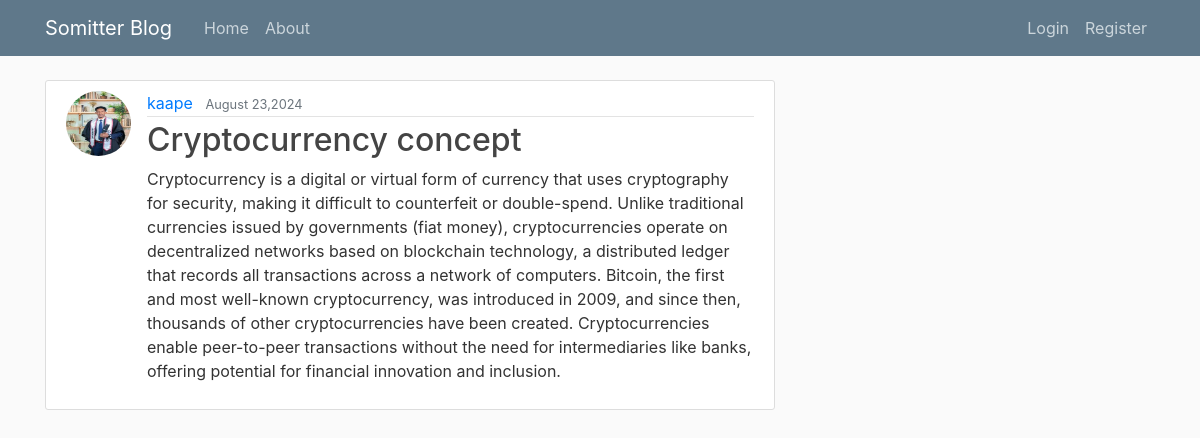
/post/11, run on the app's committed database.
### blog/models.py (models this page shows, shortened)
class Post(models.Model):
    title = models.CharField(max_length=100)
    content = models.TextField()
    post_date = models.DateTimeField(default = timezone.now)
    author =models.ForeignKey(User, on_delete=models.CASCADE)

### user/models.py (models this page shows, shortened)
class Profile(models.Model):
    user =models.OneToOneField(User, on_delete=models.CASCADE)
    image =models.ImageField(default="default.jpg", upload_to="profile_pics")

### blog/views.py (the view)
# urls.py: path('post/<int:pk>', PostDetailView.as_view(), name='post-detail'),
class PostDetailView(DetailView):
      model =Post

### blog/templates/blog/post_detail.html (shortened to what this page needs)
{% extends "blog/base.html" %} {% block content %}
<article class="media content-section">
  <a href="{% url 'profile' %}"><img class="rounded-circle article-img" src="{{ object.author.profile.image.url }}" alt=""></a>
    <div class="media-body">
      <div class="article-metadata">
        <a class="mr-2" href="#">{{ object.author }}</a>
        <small class="text-muted">{{ object.post_date|date:"F d,Y" }}</small>
      </div>
      <h2 class="article-title">{{ object.title }}</h2>
      <p class="article-content">{{ object.content }}</p>
    </div>
  </article>
{% endblock content %}

### blog/static/blog/main.css (style rules this page uses)
body { background: #fafafa; color: #333333; margin-top: 5rem; }
h1, h2, h3, h4, h5, h6 { color: #444444; }
.content-section { background: #ffffff; padding: 10px 20px; border: 1px solid #dddddd; border-radius: 3px; margin-bottom: 20px; }
.article-title { color: #444444; }
.article-content { white-space: pre-line; }
.article-img { height: 65px; width: 65px; margin-right: 16px; }
.article-metadata { padding-bottom: 1px; margin-bottom: 4px; border-bottom: 1px solid #e3e3e3 }

### data on the page
Post: author.profile.image (picture), author "kaape", post_date "August 23,2024", title "Cryptocurrency concept", content "Cryptocurrency is a digital or virtual form of currency that uses cryptography for security, making it difficult to counterfeit or double-spend. Unlike traditional currencies issued by governments (fiat money), cryptocurrencies operate on decentralized networks based on blockchain technology, a distributed ledger that records all transactions across a network of computers. Bitcoin, the first and most well-known cryptocurrency, was introduced in 2009, and since then, thousands of other cryptocurrencies have been created. Cryptocurrencies enable peer-to-peer transactions without the need for intermediaries like banks, offering potential for financial innovation and inclusion."
